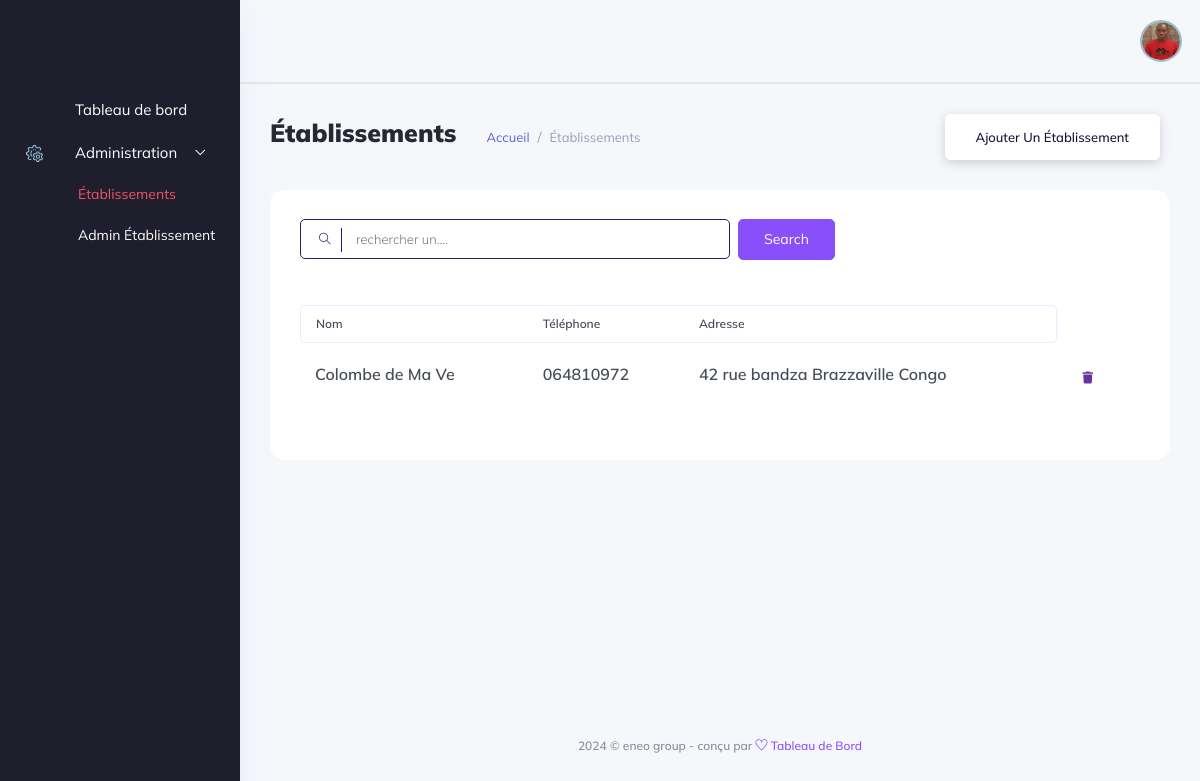
Before: /établissements/ (signed in) with the older database file.
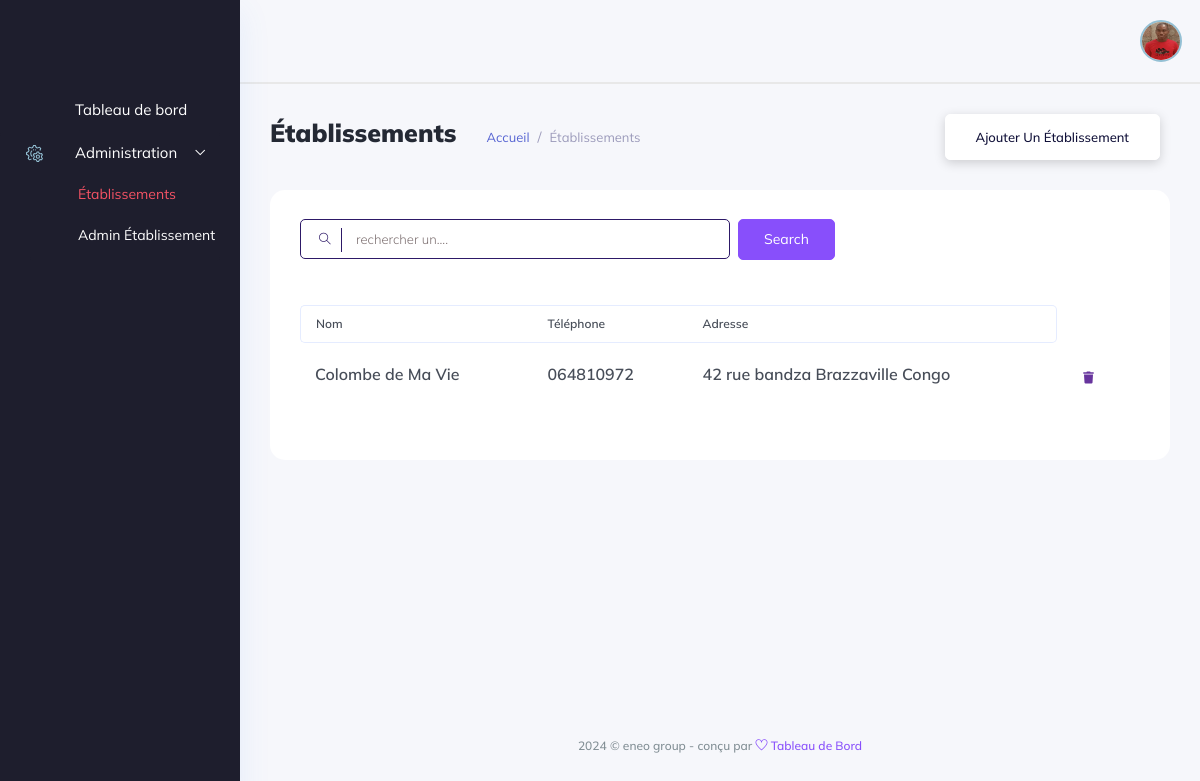
After: the same page with the newer database file.
### backend/models/gestion_ecole.py (models this page shows, shortened)
class Etablishment(models.Model):
    name = models.CharField(max_length=120)
    tel = models.CharField(max_length=20)
    address = models.CharField(max_length=100)
    social_address = models.CharField(max_length=100, blank=True, null=True)
    email = models.EmailField(max_length=200, blank=True, null=True)
    bulletin_foot = models.CharField(max_length=50, blank=True, null=True)
    currency = models.CharField(max_length=50, choices=currencies, blank=True, null=True)
    système = models.CharField(max_length=50, choices=systemes, blank=True, null=True)
    status_fees = models.CharField(max_length=50, choices=statues, blank=True, null=True)
    subscription_fees = models.IntegerField(default=1000, blank=True, null=True)
    month = models.IntegerField(default=9, blank=True, null=True)
    re_registration_fees = models.IntegerField(default=800, blank=True, null=True)

### administration/views.py (called while the page is built)
    def dispatch(self,request, *args, **kwargs):
        if not request.user.is_authenticated or not request.user.is_admin:
            return redirect('backend:login')
        return super().dispatch(request, *args, **kwargs)

    def get(self, request, *args, **kwargs):
        schools = Etablishment.objects.all()
        return render(request, template_name=self.template_name, context={'schools':schools})

### administration/templates/administration/schools/schools.html (shortened to what the changed rows need)
{% extends '../base.html' %}
{% load static %}
{% block content %}
<div class="main_content_iner overly_inner ">
    <div class="container-fluid p-0 ">
        <div class="row">
            <div class="col-lg-12">
                <div class="white_card card_height_100 mb_30 pt-4">
                    <div class="white_card_body">
                        <div class="QA_section">
                            <div class="QA_table mb_30">
                                <table id="dataTable" class="table lms_table_active ">
                                    <thead>
                                        <tr>
                                            <th scope="col">Nom</th>
                                            <th scope="col">Téléphone</th>
                                            <th scope="col">Adresse</th>
                                        </tr>
                                    </thead>
                                    <tbody id="elementList">
                                        {% for school in schools %}
                                            <tr data-id="{{ school.id }}">
                                                <td><h6> {{ school.name }} </h6></td>
                                                <td><h6> {{ school.tel }} </h6></td>
                                                <td><h6> {{ school.address }} </h6></td>
                                                <td>
                                                    <div class="action_btns d-flex">
                                                        <a href="#" onclick="deleteSchool({{ school.id }})" class="action_btn"> <i class="fas fa-trash"></i> </a>
                                                    </div>
                                                </td>
                                            </tr>
                                        {% endfor %}
                                    </tbody>
                                </table>
                            </div>
                        </div>
                    </div>
                </div>
            </div>
        </div>
    </div>
</div>
{% endblock content %}

Changed rows visible on the page:
changed Etablishment "42 rue bandza Brazzaville Congo": name "Colombe de Ma Ve" → "Colombe de Ma Vie"
